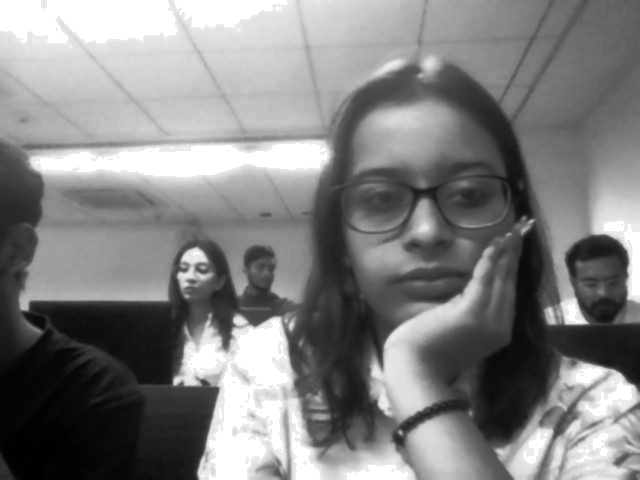
#> input picture cv/preprocessed.jpg, 640 x 480 px
$ python segmentation.py
#> lines starting #> are read from the running program, lines starting #| are printed output that depends on the picture; after the words box and inside, x2 and y2 are one past the last pixel; in counts of white or black regions, pixels touching at a corner belong together
import cv2
img = cv2.imread('preprocessed.jpg', 0)
#> img is the input picture: shape (480, 640); min 0, max 255, mean 129.1
_, thresh = cv2.threshold(img, 127, 255, cv2.THRESH_BINARY)  # Binary segmentation
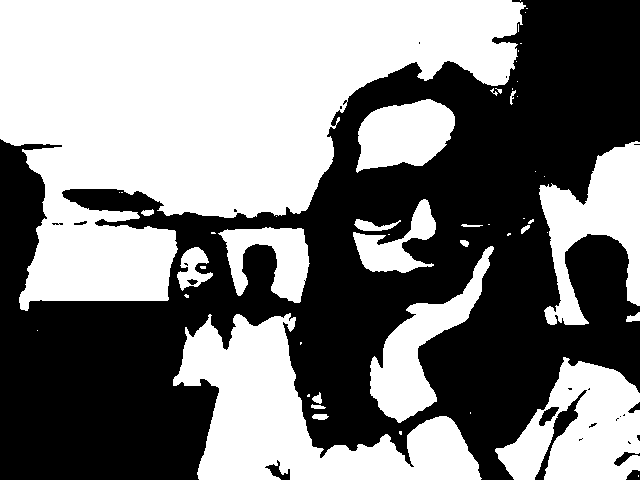
#> thresh: shape (480, 640); 50.3% white; 25 black regions (16 under 20 px)
contours, _ = cv2.findContours(thresh, cv2.RETR_EXTERNAL, cv2.CHAIN_APPROX_SIMPLE)
#> contours = 51 contours, 32 with area under 20; largest, box (x1, y1, x2, y2) and area: (0, 0, 526, 311) 90882, (173, 313, 482, 480) 21918, (495, 357, 640, 480) 10942, (539, 141, 640, 325) 8653, (370, 246, 494, 423) 6404
output = cv2.cvtColor(img, cv2.COLOR_GRAY2BGR)
cv2.drawContours(output, contours, -1, (0,255,0), 2)  # Draw segmented regions
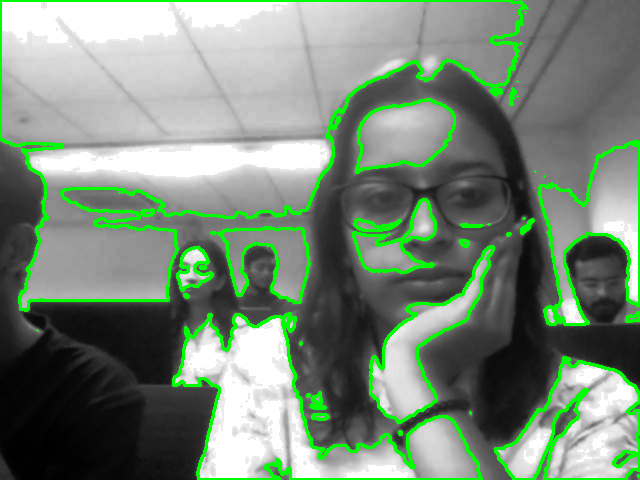
#> output: shape (480, 640, 3); 7.37% of pixels changed, all inside (x1, y1, x2, y2) = (0, 0, 640, 480)

cv2.imshow('Segmented', output)
cv2.waitKey(0)
cv2.destroyAllWindows()
cv2.imwrite('segmented.jpg', output)
